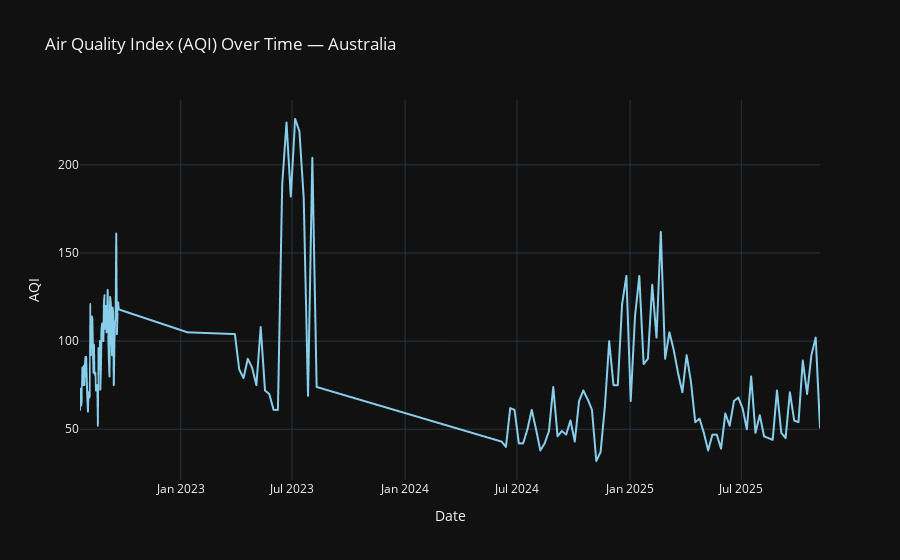

Source (notebook cell):
### Code cell
#3-STEP EDA
import plotly.express as px
import plotly.graph_objects as go
from statsmodels.tsa.seasonal import seasonal_decompose
from statsmodels.graphics.tsaplots import plot_acf, plot_pacf
import matplotlib.pyplot as plt

fig = px.line(
    df_daily,
    x=df_daily.index,
    y='AQI Value',
    title='Air Quality Index (AQI) Over Time — Australia',
    labels={'x': 'Date', 'AQI Value': 'AQI'},
    template='plotly_dark'
)
fig.update_traces(line=dict(color='skyblue'))
fig.show()

### Figure 1 — Plotly figure (JSON) as saved in the notebook; plotly's stock layout.template omitted (floating-point values rounded to 4 significant figures; data arrays with more than 128 entries replaced by an {"elided": "..."} marker saying what was removed)
{"data": [{"hovertemplate": "Date=%{x}<br>AQI=%{y}<extra></extra>", "legendgroup": "", "line": {"color": "skyblue", "dash": "solid"}, "marker": {"symbol": "circle"}, "mode": "lines", "name": "", "showlegend": false, "type": "scattergl", "x": {"elided": "1205 str values"}, "xaxis": "x", "y": {"elided": "1205 float values"}, "yaxis": "y"}], "layout": {"autosize": true, "legend": {"tracegroupgap": 0}, "title": {"text": "Air Quality Index (AQI) Over Time — Australia"}, "xaxis": {"anchor": "y", "autorange": true, "domain": [0, 1], "range": ["2022-07-21", "2025-11-06"], "title": {"text": "Date"}, "type": "date"}, "yaxis": {"anchor": "x", "autorange": true, "domain": [0, 1], "range": [21.22, 236.8], "title": {"text": "AQI"}, "type": "linear"}}}
